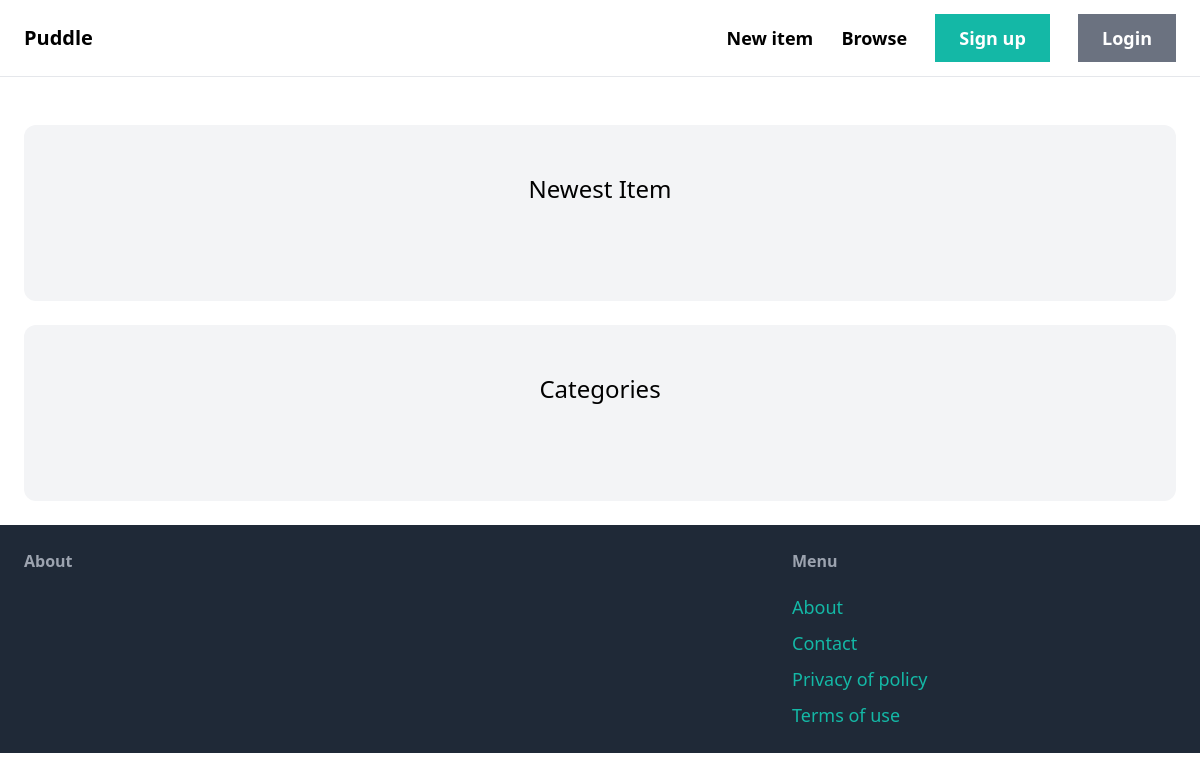
/, run on an earlier commit of the app's database.
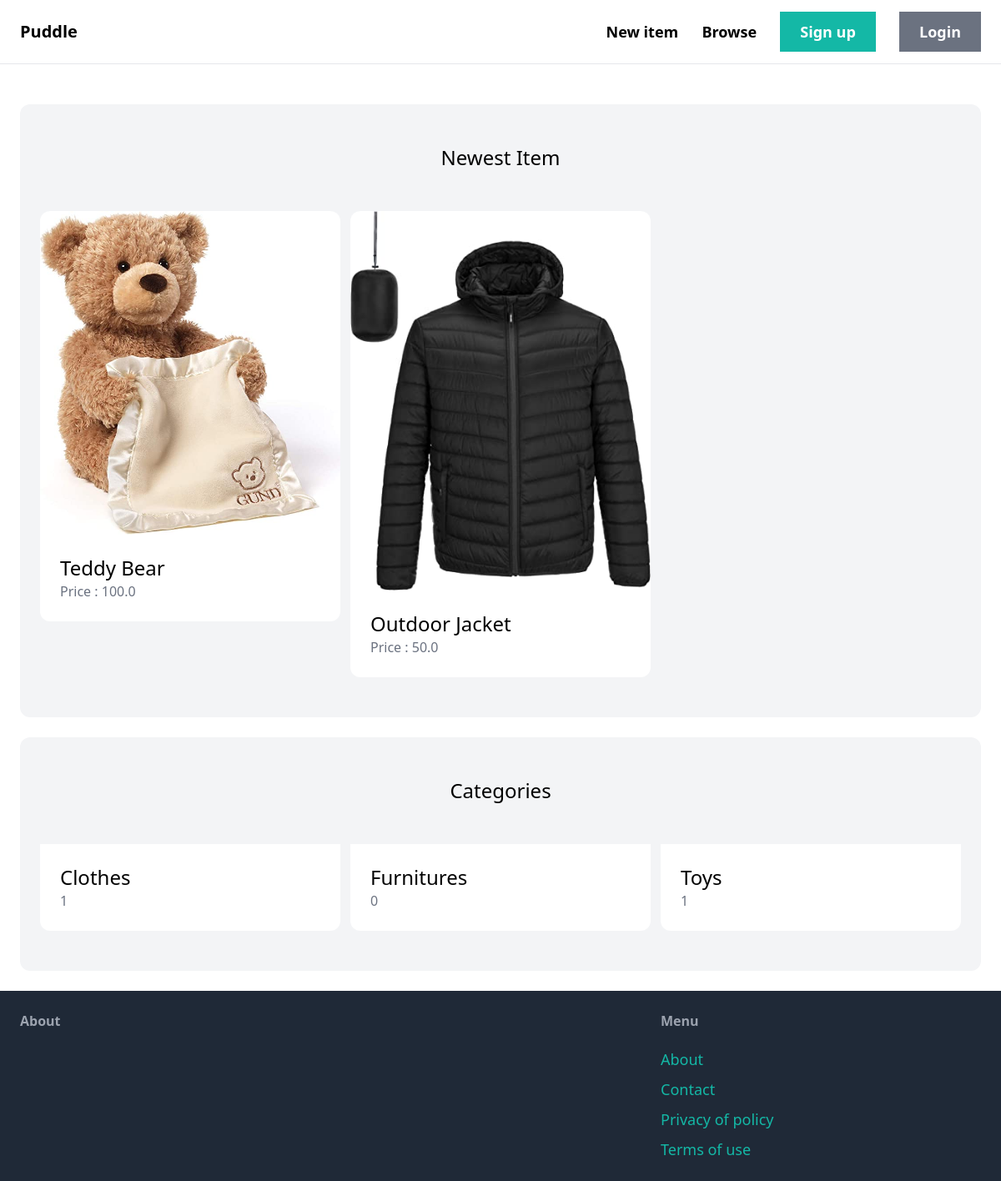
And on a later commit of the database.
### item/models.py (models this page shows, shortened)
class Item(models.Model):
    category = models.ForeignKey(Category, related_name='items', on_delete=models.CASCADE)
    name = models.CharField(max_length=255)
    description = models.TextField(blank=True, null=True)
    price = models.FloatField()
    image = models.ImageField(upload_to='item_images', blank=True, null=True)
    is_sold = models.BooleanField(default=False)
    created_by = models.ForeignKey(User, related_name='items', on_delete=models.CASCADE)
    created_at = models.DateTimeField(auto_now_add=True)

class Category(models.Model):
    name = models.CharField(max_length=255)
    class Meta:
        ordering = ('name',)
        verbose_name_plural = "Categories"

### marketplace_app/views.py (the view)
# urls.py: path('', views.index, name="index"),
def index(request):
    items = Item.objects.filter(is_sold=False)[0:6]
    category = Category.objects.all()
    return render(request, 'marketplace_app/index.html', {'items' : items, 'categories' : category})

### marketplace_app/templates/marketplace_app/index.html (shortened to what this page needs)
{% extends "marketplace_app/base.html" %}
{% load static %}
{% block content %}
    <div class="mt-6 px-6 py-12 bg-gray-100 rounded-xl">
        <h2 class="mb-12 text-2xl text-center">Newest Item</h2>
        <div class="grid grid-cols-3 gap-3">
            {% for item in items %}
                <div>
                    <a href= "{% url 'item:detail' item.id %}">
                        <div>
                            <img src="{{ item.image.url }}" class="rounded-t-xl">
                        </div>
                        <div class="p-6 bg-white rounded-b-xl">
                            <h2 class="text-2xl">{{ item.name }}</h2>
                            <p class="text-gray-500">Price : {{ item.price }}</p>
                        </div>
                    </a>
                </div>
            {% endfor %}
        </div>
    </div>
    <div class="mt-6 px-6 py-12 bg-gray-100 rounded-xl">
        <h2 class="mb-12 text-2xl text-center">Categories</h2>
        <div class="grid grid-cols-3 gap-3">
            {% for category in categories %}
                <div>
                    <a href=#>
                        <div class="p-6 bg-white rounded-b-xl">
                            <h2 class="text-2xl">{{ category.name }}</h2>
                            <p class="text-gray-500">{{ category.items.count }}</p>
                        </div>
                    </a>
                </div>
            {% endfor %}
        </div>
    </div>
{% endblock  %}

### marketplace_app/templates/marketplace_app/base.html (shortened to what this page needs)
{% load static %}
<!doctype html>
<html>
    <head>
        <script src="https://cdn.tailwindcss.com"></script>
    </head>
    <body>
        <nav class="py-6 px-6 flex justify-between items-center border-b border-gray-200">
            <a href="/" class="text-xl font-semibold">Puddle</a>
            <div class="space-x-6">
                <a href="#" class="text-lg font-semibold hover:text-gray-500">New item</a>
                <a href="#" class="text-lg font-semibold hover:text-gray-500">Browse</a>
                <a href="{% url 'marketplace_app:signup' %}" class="px-6 py-3 text-lg font-semibold bg-teal-500 text-white rounded=xl hover:bg-teal-700">Sign up</a>
                <a href="#" class="px-6 py-3 text-lg font-semibold bg-gray-500 text-white rounded=xl hover:bg-gray-700">Login</a>
            </div>
        </nav>
        <div class="px-6 py-6">
            {% block  content %}
            {% endblock  %}
        </div>
        <footer class="py-6 px-6 flex justify-between bg-gray-800">
            <div class="w-2/3 pr-10">
                <h3 class="mb-5 font-semibold text-gray-400">About</h3>
            </div>
            <div class="w-1/3">
                <h3 class="mb-5 font-semibold text-gray-400">Menu</h3>
                <ul class="space-y-2">
                    <li><a href="#" class="text-lg text-teal-500 hover:text-teal-500">About</a></li>
                    <li><a href="{% url 'marketplace_app:contact' %}" class="text-lg text-teal-500 hover:text-teal-500">Contact</a></li>
                    <li><a href="#" class="text-lg text-teal-500 hover:text-teal-500">Privacy of policy</a></li>
                    <li><a href="#" class="text-lg text-teal-500 hover:text-teal-500">Terms of use</a></li>
                </ul>
            </div>
        </footer>
    </body>
</html>

What changed in the data, as far as the page shows it:
added Item: image (picture), name "Teddy Bear", price "100.0"
added Item: image (picture), name "Outdoor Jacket", price "50.0"
added Category: name "Clothes", items.count "1"
added Category: name "Furnitures", items.count "0"
added Category: name "Toys", items.count "1"
